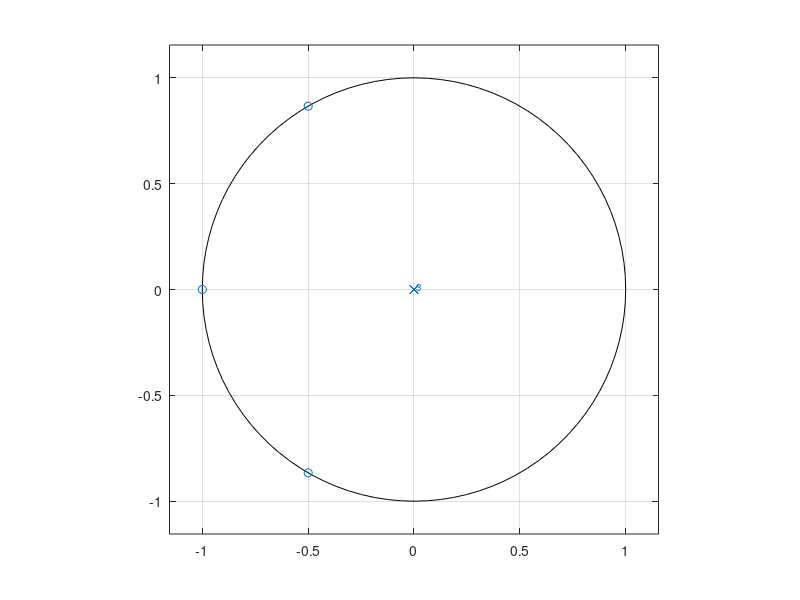
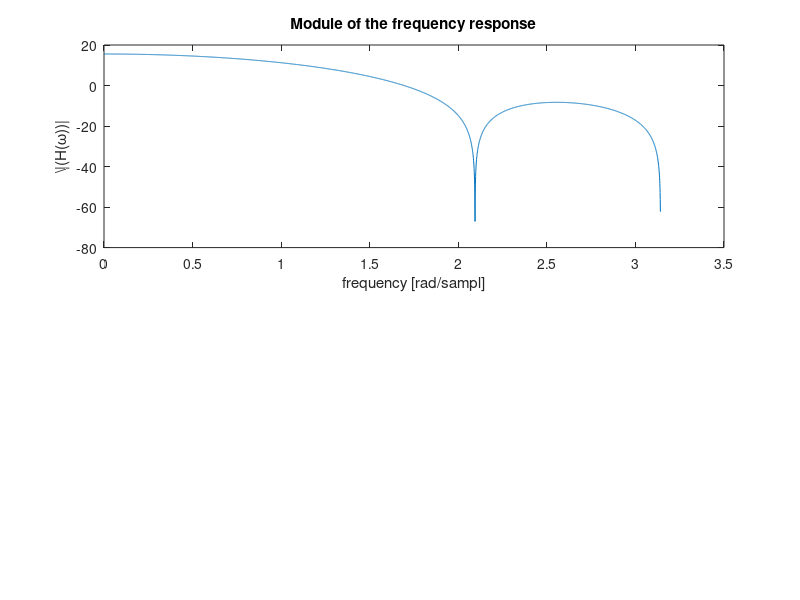

Recreate these plots in MATLAB, in order. (Note: this script raises an error after producing the figures.)
clc
close all
clear all

% linear phase -> coefficient symmetric respect to center
% b3 == b0 = 1
% b1 == b2 = 2 arbitrarily choosen

warning off MATLAB:divideByZero
warning off MATLAB:log:logOfZero

b = [ 1 2 2 1 ] ;
figure,
zplane (b, 1 ) ;

% note : for the case of a real impulse response and three zeros , one is
% real and two lies on the unit circle .
% Never the less , there are linear phase filters that have zeros
% outside the unit circle. In this case, zeros always occur in groups of
% four, i.e., if z0 is a zero, also zo*, 1/z0, 1/z0* are zeros.
% In fact, it is possible to prove that:
% - generic zeros of a linear phase filter exist in sets of 4 .
% - zeros on the unit circle exist in sets of 2 (z0 , z0*)
% - zeros on the real line exist in sets of 2 (z0 ,1/z0)
% - zeros at 1 and -1 do not imply the existence of zeros at other specific points

% note : in order to be linear phase, a filter can also be ODD with respect
% to the center of the sequence (not treated in the lecture notes).
% Try : b = [1 -3.9 3.9 -1] . There are three real zeros and the phase is linear.

% plot frequency responce of filter
[ H, w ] = freqz(b, 1, 2^12);
figure,
subplot(2, 1, 1), 
plot(w, 20*log10(abs(H)));
title('Module of the frequency response'), 
xlabel('frequency [rad/sampl]'), ylabel('\|(H(\omega))|');

%phasedelay = unwrap(phase(H));
groupdelay = -unwrap(phase(H))./w;
subplot(2, 1, 2 ), plot(w, unwrap(phase(H))), title('phase');
%subplot(2, 1, 2 ), plot(w, groupdelay), title('groupdelayphase');
xlabel('frequency [rad/sampl]'), ylabel('\angle(H(\omega))');

% note: the phase delay is not constant due to the fact that there is a
% zero on the unit circle. Therefore , the phase discontinuity cannot be
% eliminated by the phase unwrapping operation
